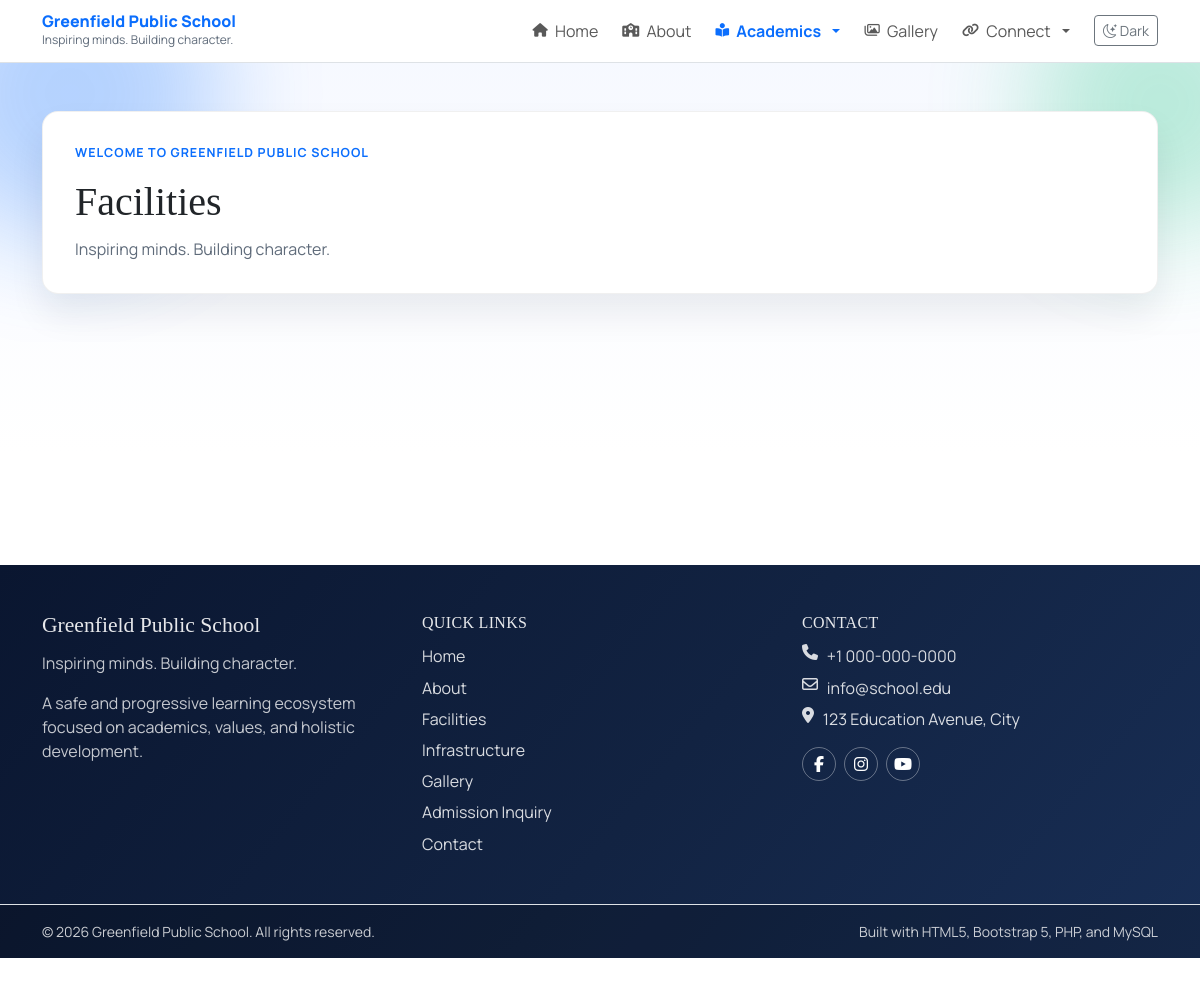
Screenshot of /facilities.php with the database file from the repository.
### tables this page shows
CREATE TABLE IF NOT EXISTS site_settings (
    setting_key VARCHAR(100) PRIMARY KEY,
    setting_value TEXT NOT NULL,
    updated_at TIMESTAMP DEFAULT CURRENT_TIMESTAMP ON UPDATE CURRENT_TIMESTAMP
);

### config/config.php (called while the page is built, shortened)
<?php
function db(): PDO
{
    static $pdo = null;
    if ($pdo instanceof PDO) {
        return $pdo;
    }
    $host = getenv('DB_HOST') ?: DB_HOST;
    $name = getenv('DB_NAME') ?: DB_NAME;
    $user = getenv('DB_USER') ?: DB_USER;
    $pass = getenv('DB_PASS') ?: DB_PASS;
    $charset = getenv('DB_CHARSET') ?: DB_CHARSET;
    $dsn = "mysql:host={$host};dbname={$name};charset={$charset}";
    $options = [
        PDO::ATTR_ERRMODE => PDO::ERRMODE_EXCEPTION,
        PDO::ATTR_DEFAULT_FETCH_MODE => PDO::FETCH_ASSOC,
        PDO::ATTR_EMULATE_PREPARES => false,
    ];
    $pdo = new PDO($dsn, $user, $pass, $options);
    return $pdo;
}
function base_path(): string
{
    static $base = null;
    if ($base !== null) {
        return $base;
    }
    $projectRoot = str_replace('\\', '/', dirname(__DIR__));
    $documentRoot = str_replace('\\', '/', rtrim((string) ($_SERVER['DOCUMENT_ROOT'] ?? ''), '/'));
    if ($documentRoot !== '' && strpos($projectRoot, $documentRoot) === 0) {
        $relative = trim(substr($projectRoot, strlen($documentRoot)), '/');
        $base = $relative === '' ? '' : '/' . $relative;
    } else {
        $base = '';
    }
    return $base;
}
function url(string $path = ''): string
{
    $cleanPath = ltrim($path, '/');
    $base = base_path();
    return ($base === '' ? '' : $base) . '/' . $cleanPath;
}

### includes/functions.php (called while the page is built, shortened)
<?php
require_once __DIR__ . '/../config/config.php';
function e(?string $value): string
{
    return htmlspecialchars((string) $value, ENT_QUOTES, 'UTF-8');
}
function get_setting(string $key, string $default = ''): string
{
    $stmt = db()->prepare('SELECT setting_value FROM site_settings WHERE setting_key = :key LIMIT 1');
    $stmt->execute(['key' => $key]);
    $value = $stmt->fetchColumn();
    return $value !== false ? (string) $value : $default;
}
function menu_static_page_options(): array
{
    return [
        'index.php' => 'Home',
        'about.php' => 'About',
        'facilities.php' => 'Facilities',
        'infrastructure.php' => 'Infrastructure',
        'gallery.php' => 'Gallery',
        'admission.php' => 'Admission Inquiry',
        'contact.php' => 'Contact',
    ];
}
function menu_item_href(array $item): string
{
    $type = (string) ($item['item_type'] ?? 'static');
    $linkValue = trim((string) ($item['link_value'] ?? ''));
    if ($type === 'custom_path') {
        if ($linkValue === '' || $linkValue === '#') {
            return '#';
        }
        return url(ltrim($linkValue, '/'));
    }
    $staticOptions = menu_static_page_options();
    $path = $linkValue !== '' ? $linkValue : 'index.php';
    return url($path);
}

### facilities.php (the view, shortened to what this page needs)
<?php
require_once __DIR__ . '/includes/functions.php';
$pageTitle = 'Facilities';
include __DIR__ . '/includes/header.php';
?>
<section class="container">
    <div class="row g-4">
    </div>
</section>
<?php include __DIR__ . '/includes/footer.php'; ?>

### includes/header.php (shortened to what this page needs)
<?php
require_once __DIR__ . '/functions.php';
$pageTitle = $pageTitle ?? 'School Website';
$schoolName = get_setting('school_name', 'Greenfield Public School');
$tagline = get_setting('school_tagline', 'Inspiring minds. Building character.');
$defaultMode = get_setting('default_mode', 'light');
$currentScript = basename($_SERVER['PHP_SELF'] ?? 'index.php');
$hideDefaultHero = $hideDefaultHero ?? false;
$menuTree = get_navigation_menu_tree(true);
$currentSlug = trim((string) ($_GET['slug'] ?? ''));
$requestPath = parse_url((string) ($_SERVER['REQUEST_URI'] ?? ''), PHP_URL_PATH) ?: '/';
$requestPath = '/' . trim((string) $requestPath, '/');
$isMenuItemActive = function (array $item) use (&$isMenuItemActive, $currentScript, $currentSlug, $requestPath): bool {
    $type = (string) ($item['item_type'] ?? 'static');
    $isActive = false;
    if ($type === 'static') {
        $targetScript = basename((string) ($item['link_value'] ?? 'index.php'));
        $isActive = $currentScript === $targetScript;
    } elseif ($type === 'custom_page') {
        $isActive = $currentScript === 'page.php' && $currentSlug !== '' && $currentSlug === (string) ($item['page_slug'] ?? '');
    } elseif ($type === 'custom_path') {
        $relative = trim((string) ($item['link_value'] ?? ''));
        if ($relative !== '' && $relative !== '#' && !preg_match('#^https?://#i', $relative)) {
            $targetPath = parse_url(url(ltrim($relative, '/')), PHP_URL_PATH) ?: '';
            $targetPath = '/' . trim((string) $targetPath, '/');
            $isActive = rtrim($targetPath, '/') === rtrim($requestPath, '/');
        }
    }
    foreach ($item['children'] ?? [] as $child) {
        if ($isMenuItemActive($child)) {
            return true;
        }
    }
    return $isActive;
};
$renderMenu = function (array $items, int $level = 0) use (&$renderMenu, $isMenuItemActive): void {
    foreach ($items as $item) {
        $children = $item['children'] ?? [];
        $hasChildren = !empty($children);
        $isActive = $isMenuItemActive($item);
        $href = menu_item_href($item);
        $icon = trim((string) ($item['icon_class'] ?? ''));
        $openInNew = (int) ($item['open_in_new_tab'] ?? 0) === 1;
        if ($level === 0): ?>
            <?php if ($hasChildren): ?>
                <li class="nav-item dropdown">
                    <a class="nav-link dropdown-toggle <?= $isActive ? 'active' : '' ?>" href="<?= e($href) ?>" data-bs-toggle="dropdown" data-bs-auto-close="outside" aria-expanded="false">
                        <?php if ($icon !== ''): ?><i class="<?= e($icon) ?> nav-icon" aria-hidden="true"></i><?php endif; ?>
                        <span><?= e((string) $item['label']) ?></span>
                    </a>
                </li>
            <?php else: ?>
                <li class="nav-item">
                    <a class="nav-link <?= $isActive ? 'active' : '' ?>" href="<?= e($href) ?>"<?= $openInNew ? ' target="_blank" rel="noopener noreferrer"' : '' ?>>
                        <?php if ($icon !== ''): ?><i class="<?= e($icon) ?> nav-icon" aria-hidden="true"></i><?php endif; ?>
                        <span><?= e((string) $item['label']) ?></span>
                    </a>
                </li>
            <?php endif; ?>
        <?php endif;
    }
};
?>
<!DOCTYPE html>
<html lang="en" data-bs-theme="<?= e($defaultMode) ?>">
<head>
    <link rel="stylesheet" href="https://cdn.jsdelivr.net/npm/bootstrap@5.3.3/dist/css/bootstrap.min.css">
    <link rel="stylesheet" href="https://cdn.jsdelivr.net/npm/bootstrap-icons@1.11.3/font/bootstrap-icons.min.css">
    <link rel="stylesheet" href="https://cdnjs.cloudflare.com/ajax/libs/font-awesome/6.7.2/css/all.min.css">
    <link rel="stylesheet" href="<?= e(url('assets/css/style.css')) ?>">
</head>
<body>
    <header class="site-header">
        <nav class="navbar navbar-expand-lg sticky-top border-bottom bg-body main-navbar" id="mainNavbar">
            <div class="container">
                <a class="navbar-brand d-flex flex-column" href="<?= e(url('index.php')) ?>">
                    <span class="brand-main"><?= e($schoolName) ?></span>
                    <span class="brand-sub"><?= e($tagline) ?></span>
                </a>
                <div class="collapse navbar-collapse" id="mainNav">
                    <ul class="navbar-nav ms-auto align-items-lg-center gap-lg-2 dynamic-menu">
                        <?php $renderMenu($menuTree); ?>
                        <li class="nav-item ms-lg-2">
                            <button class="btn btn-outline-secondary btn-sm theme-toggle" id="themeToggle" type="button">
                                <i class="bi bi-moon-stars"></i>
                                <span>Theme</span>
                            </button>
                        </li>
                    </ul>
                </div>
            </div>
        </nav>
    </header>
    <main class="pb-5">
        <?php if (!$hideDefaultHero): ?>
            <section class="hero-shell py-5">
                <div class="container">
                    <div class="hero-box">
                        <p class="hero-kicker">Welcome to <?= e($schoolName) ?></p>
                        <h1 class="hero-title"><?= e($pageTitle) ?></h1>
                        <p class="hero-copy mb-0"><?= e($tagline) ?></p>
                    </div>
                </div>
            </section>
        <?php endif; ?>

### includes/footer.php (shortened to what this page needs)
<?php
$quickLinks = [];
$collectQuickLinks = function (array $items) use (&$collectQuickLinks, &$quickLinks): void {
    foreach ($items as $item) {
        $href = menu_item_href($item);
        if ($href !== '#') {
            $quickLinks[] = $item;
        }
    }
};
?>
        <footer class="site-footer footer-dark mt-5 border-top">
            <div class="container py-5">
                <div class="row g-4">
                    <div class="col-lg-4">
                        <h3 class="footer-title"><?= e(get_setting('school_name', 'Greenfield Public School')) ?></h3>
                        <p class="footer-copy mb-3"><?= e(get_setting('school_tagline', 'Inspiring minds. Building character.')) ?></p>
                        <p class="footer-copy mb-0">A safe and progressive learning ecosystem focused on academics, values, and holistic development.</p>
                    </div>
                    <div class="col-sm-6 col-lg-4">
                        <h4 class="footer-subtitle">Quick Links</h4>
                        <ul class="footer-link-list">
                            <?php if (!$quickLinks): ?>
                                <li><a href="<?= e(url('index.php')) ?>">Home</a></li>
                                <li><a href="<?= e(url('about.php')) ?>">About</a></li>
                                <li><a href="<?= e(url('admission.php')) ?>">Admission</a></li>
                                <li><a href="<?= e(url('contact.php')) ?>">Contact</a></li>
                            <?php else: ?>
                                <?php foreach ($quickLinks as $item): ?>
                                    <li>
                                        <a href="<?= e(menu_item_href($item)) ?>"<?= (int) ($item['open_in_new_tab'] ?? 0) === 1 ? ' target="_blank" rel="noopener noreferrer"' : '' ?>>
                                            <?= e((string) $item['label']) ?>
                                        </a>
                                    </li>
                                <?php endforeach; ?>
                            <?php endif; ?>
                        </ul>
                    </div>
                    <div class="col-sm-6 col-lg-4">
                        <h4 class="footer-subtitle">Contact</h4>
                        <ul class="footer-contact-list">
                            <li><i class="fa-solid fa-phone"></i> <?= e(get_setting('contact_phone', '+1 000-000-0000')) ?></li>
                            <li><i class="fa-regular fa-envelope"></i> <?= e(get_setting('contact_email', 'info@school.edu')) ?></li>
                            <li><i class="fa-solid fa-location-dot"></i> <?= e(get_setting('contact_address', 'School Campus Address')) ?></li>
                        </ul>
                        <div class="footer-social d-flex gap-2 mt-3">
                            <a href="#" aria-label="Facebook"><i class="fa-brands fa-facebook-f"></i></a>
                            <a href="#" aria-label="Instagram"><i class="fa-brands fa-instagram"></i></a>
                            <a href="#" aria-label="YouTube"><i class="fa-brands fa-youtube"></i></a>
                        </div>
                    </div>
                </div>
            </div>
            <div class="footer-bottom border-top">
                <div class="container py-3 d-flex flex-column flex-md-row justify-content-between gap-2">
                    <p class="mb-0 small">&copy; <?= date('Y') ?> <?= e(get_setting('school_name', 'Greenfield Public School')) ?>. All rights reserved.</p>
                    <p class="mb-0 small">Built with HTML5, Bootstrap 5, PHP, and MySQL</p>
                </div>
            </div>
        </footer>
    </main>
</body>
</html>

### assets/css/style.css (style rules this page uses)
:root { --primary-color: #0b6efd; --surface: #f7f9fc; --surface-strong: #ffffff; --text-muted: #5f6b7a; }
* { box-sizing: border-box; }
body { font-family: "Manrope", sans-serif; background: linear-gradient(180deg, #f5f8ff 0%, #ffffff 45%); }
h1, h2, h3, h4, h5, h6 { font-family: "Merriweather", serif; }
.site-header .navbar { backdrop-filter: blur(8px); transition: box-shadow 0.22s ease, background-color 0.22s ease; }
.brand-main { font-weight: 800; font-size: 1rem; color: var(--primary-color); line-height: 1.1; }
.brand-sub { font-size: 0.75rem; color: var(--text-muted); }
.nav-link.active { color: var(--primary-color) !important; font-weight: 700; }
.navbar .nav-link { display: inline-flex; align-items: center; gap: 0.45rem; }
.nav-icon { font-size: 0.85rem; }
.hero-shell { position: relative; overflow: hidden; }
.hero-shell::before, .hero-shell::after { content: ""; position: absolute; border-radius: 999px; filter: blur(55px); opacity: 0.28; z-index: 0; }
.hero-shell::before { width: 300px; height: 300px; background: var(--primary-color); top: -120px; left: -80px; }
.hero-shell::after { width: 260px; height: 260px; background: #19c37d; right: -90px; top: -90px; }
.hero-box { position: relative; z-index: 1; background: var(--surface-strong); border: 1px solid rgba(0, 0, 0, 0.06); border-radius: 1rem; padding: 2rem; box-shadow: 0 20px 35px rgba(17, 31, 53, 0.08); }
.hero-kicker { text-transform: uppercase; letter-spacing: 0.08em; font-size: 0.78rem; color: var(--primary-color); font-weight: 700; }
.hero-title { margin-bottom: 0.65rem; }
.hero-copy { color: var(--text-muted); }
.theme-toggle { white-space: nowrap; }
.footer-dark { background: linear-gradient(130deg, #0a1630 0%, #122342 55%, #182e55 100%); color: rgba(255, 255, 255, 0.9); border-top: 0 !important; }
.footer-title { font-size: 1.35rem; margin-bottom: 0.8rem; }
.footer-subtitle { font-size: 1rem; margin-bottom: 0.8rem; letter-spacing: 0.02em; text-transform: uppercase; }
.footer-copy { color: rgba(255, 255, 255, 0.76); }
.footer-link-list, .footer-contact-list { list-style: none; margin: 0; padding: 0; display: grid; gap: 0.45rem; }
.footer-link-list a { color: rgba(255, 255, 255, 0.84); text-decoration: none; }
.footer-contact-list li { color: rgba(255, 255, 255, 0.84); display: flex; align-items: flex-start; gap: 0.55rem; }
.footer-social a { width: 34px; height: 34px; border-radius: 50%; display: inline-flex; align-items: center; justify-content: center; border: 1px solid rgba(255, 255, 255, 0.35); color: #fff; text-decoration: none; }
.footer-bottom { background: rgba(0, 0, 0, 0.18); }
.footer-bottom p { color: rgba(255, 255, 255, 0.78); }

### rows the page displays
site_settings: setting_value "Greenfield Public School", setting_value "GREENFIELD PUBLIC SCHOOL"
site_settings: setting_value "Inspiring minds. Building character."
site_settings: setting_value "+1 000-000-0000"
site_settings: setting_value "info@school.edu"
site_settings: setting_value "123 Education Avenue, City"

### other values shown
$item['label'] "Home"
$item['label'] "About"
$item['label'] "Academics"
$item['label'] "Gallery"
$item['label'] "Connect"
$pageTitle "Facilities"
$item['label'] "Facilities"
$item['label'] "Infrastructure"
$item['label'] "Admission Inquiry"
$item['label'] "Contact"
